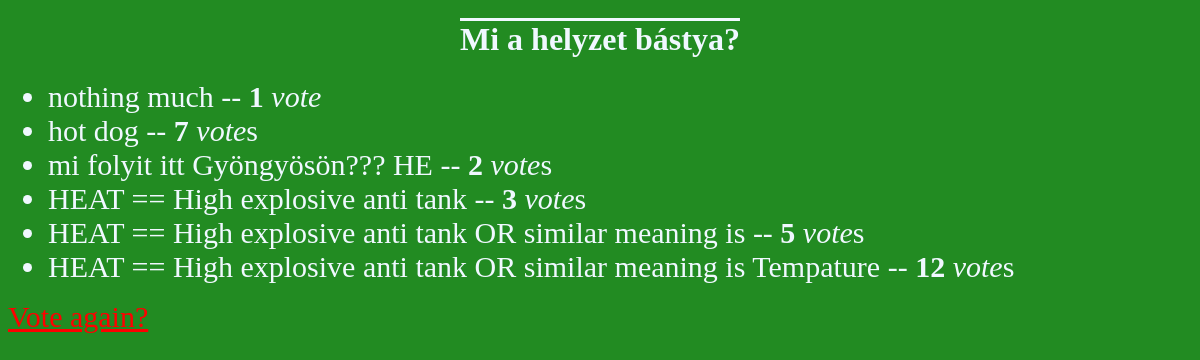
The app's page /polls/2/results/ with its own data.
### polls/models.py (models this page shows, shortened)
class Question(models.Model):
    question_text = models.CharField(max_length=200)
    pub_date = models.DateTimeField("date published")

class Choice(models.Model):
    question = models.ForeignKey(Question,on_delete=models.CASCADE)
    choice_text = models.CharField(max_length=200)
    votes = models.IntegerField(default=0)

### polls/views.py (the view)
# urls.py: path("<int:pk>/results/", views.ResultsView.as_view(), name="results"),
class ResultsView(generic.DetailView):
    model = Question
    template_name = "polls/results.html"

### polls/templates/polls/results.html (shortened to what this page needs)
<!DOCTYPE html>
<html lang="hu">
<head>
</head>
<body>
    <h1>{{ question.question_text }}</h1>
<ul>
{% for choice in question.choice_set.all %}
    <li>{{ choice.choice_text }} -- <b> {{ choice.votes }} </b> <i>vote</i>{{ choice.votes|pluralize }}</li>
{% endfor %}
</ul>
<a href="{% url 'polls:detail' question.id %}">Vote again?</a>
</body>
</html>

### polls/templates/polls/results.html (style rules this page uses)
body { background-color: forestgreen; color: aliceblue; }
h1 { text-align: center; text-decoration: overline; }
li { font-size: 30px; }
a { color: red; font-size: 30px; }

### records on screen
Question: question_text "Mi a helyzet bástya?"
Choice: choice_text "nothing much", votes "1"
Choice: choice_text "hot dog", votes "7"
Choice: choice_text "mi folyit itt Gyöngyösön??? HE", votes "2"
Choice: choice_text "HEAT == High explosive anti tank", votes "3"
Choice: choice_text "HEAT == High explosive anti tank OR similar meaning is", votes "5"
Choice: choice_text "HEAT == High explosive anti tank OR similar meaning is Tempature", votes "12"
